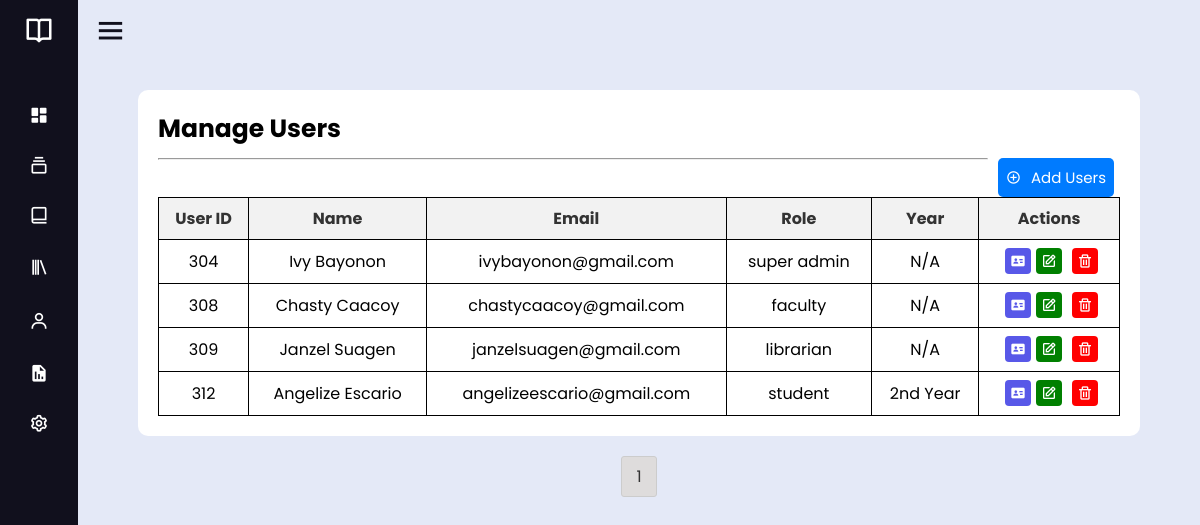
Screenshot of /admin/manage-user.php (signed in) with the database file from the repository.
### tables this page shows
CREATE TABLE `tbl_user` (
  `id` int(11) NOT NULL,
  `u_img` varchar(255) DEFAULT NULL,
  `full_name` varchar(100) DEFAULT NULL,
  `email` varchar(255) DEFAULT NULL,
  `password` varchar(255) DEFAULT NULL,
  `course_id` int(11) DEFAULT NULL,
  `year_id` int(11) DEFAULT NULL,
  `roles` enum('student','librarian','faculty','super admin') DEFAULT NULL,
  `addresss` varchar(255) DEFAULT NULL,
  `phone` varchar(20) NOT NULL
);

CREATE TABLE `tbl_years` (
  `id` int(11) NOT NULL,
  `yearsname` varchar(100) NOT NULL
);

### admin/manage-user.php (the view, shortened to what this page needs)
<?php
$servername = "localhost";
$username = "root";
$password = "";
$dbname = "lib_sys";
$conn = new mysqli($servername, $username, $password, $dbname);
$sql = "SELECT COUNT(*) as total FROM tbl_user";
$result = mysqli_query($conn, $sql);
$row = mysqli_fetch_assoc($result);
$totalRecords = $row['total'];
$recordsPerPage = 5;
$totalPages = ceil($totalRecords / $recordsPerPage);
?>
<!DOCTYPE html>
<html lang="en">
<head>
    <link rel="stylesheet" href="https://cdn.jsdelivr.net/npm/purecss@3.0.0/build/pure-min.css">
    <link rel="stylesheet" href="../css/course.css">
    <link rel="stylesheet" href="../css/course-year.css">
    <link rel="stylesheet" href="../css/pagination.css">
</head>
<body>
<?php include 'sidebar.php'; ?>
<div class="course-management">
    <?php
        $db = mysqli_connect("localhost", "root", "", "lib_sys");
    ?>
    <div class="pure-g">
        <div class="pure-u-1-5">
            <div class="title">Manage Users</div>
        </div>
        <div class="pure-u-4-5">
            <a href="insert-user.php"><button class="add-btn" style="margin-right: 6px"><i class='bx bx-plus-circle'></i> Add Users</button></a>
        </div>
    </div>
    <hr />
    <?php
        $result = mysqli_query($db, "SELECT * FROM tbl_user");
        echo '<table>';
        echo '<tr>';
        echo '<th>User ID</th>';
        echo '<th>Name</th>';
        echo '<th>Email</th>';
        echo '<th>Role</th>';
        echo '<th>Year</th>';
        echo '<th>Actions</th>';
        echo '</tr>';
        while ($row = mysqli_fetch_array($result)) {
            echo '<tr>';
            echo '<td>'.$row['id'].'</td>';
            echo '<td>'.$row['full_name'].'</td>';
            echo '<td>'.$row['email'].'</td>';
            echo '<td>'.$row['roles'].'</td>';
            echo '<td>'.mysqli_fetch_row(mysqli_query($db, "SELECT yearsname FROM tbl_years WHERE id=".$row['year_id']))[0].'</td>';
            echo '<td>';
            echo '<a href="print-card.php?id=' . $row['id'] . '"><i class="bx bxs-id-card"></i></a>';
            echo '<a href="edit-user.php?id=' . $row['id'] . '"><i class="bx bx-edit"></i></a>';
            echo '<a href="manage-user.php?delete&id=' . $row['id'] . '" onclick="return confirm(\'Are you sure you want to delete this user?\');"><i class="bx bx-trash"></i></a>';
            echo '</td>';
            echo '</tr>';
        }
        echo '</table>';
    ?>
</div>
<div class="pagination">
        <ul>
            <?php
            for ($i = 1; $i <= $totalPages; $i++) {
                echo '<li><a href="?page=' . $i . '">' . $i . '</a></li>';
            }
            ?>
        </ul>
    </div>
</body>
</html>

### admin/sidebar.php (shortened to what this page needs)
<!DOCTYPE html>
<html lang="en">
<head>
    <link rel="stylesheet" href="../css/navigation.css">
    <link href='https://unpkg.com/boxicons@2.0.7/css/boxicons.min.css' rel='stylesheet'>
</head>
<body>
    <div class="sidebar close">
        <div class="logo-details">
          <i class='bx bx-book-open'></i>
        </div>
        <ul class="nav-links">
          <li>
            <a href="./admin.php">
              <i class='bx bxs-dashboard' ></i>
            </a>
          </li>
          <li>
            <div class="iocn-link">
              <a href="#">
                <i class='bx bx-collection' ></i>
              </a>
            </div>
          </li>
          <li>
            <div class="iocn-link">
              <a href="#">
                <i class='bx bx-book-alt' ></i>
              </a>
            </div>
          </li>
          <li>
            <div class="iocn-link">
              <a href="#">
                <i class='bx bx-library' ></i>
              </a>
            </div>
          </li>
          <li>
            <a href="./manage-user.php">
              <i class='bx bx-user' ></i>
            </a>
          </li>
          <li>
            <a href="./reports.php">
              <i class='bx bxs-report'></i>
            </a>
          </li>
          <li>
            <a href="./settings.php">
              <i class='bx bx-cog' ></i>
            </a>
          </li>
    </ul>
      </div>
      <section class="home-section">
        <div class="home-content">
          <i class='bx bx-menu' ></i>
        </div>
</body>
</html>

### css/course.css (style rules this page uses)
* { font-family: 'Poppins', sans-serif; }
.course-management { background-color: #fff; border-radius: 10px; padding: 20px; margin-left: 60px; margin-right: 60px; margin-top: 30px; }
.title { font-size: 25px; margin-bottom: 10px; font-weight: bold; }
.add-btn { display: flex; float: right; align-items: center; justify-content: center; padding: 8px; font-size: 15px; border: none; border-radius: 5px; color: #fff; background-color: #007bff; transition: all 0.3s ease; cursor: pointer; margin-left: 10px; }
.add-btn i { margin-right: 10px; }

### css/course-year.css (style rules this page uses)
table { border-collapse: collapse; border: 1px solid #000; width: 100%; margin-top: 20px; }
th, td { text-align: center; padding: 8px; font-size: 16px; border: 1px solid #000; }
th { background-color: #f2f2f2; color: #333; }
.pagination { margin-top: 20px; text-align: center; }
.pagination ul { display: inline-block; padding: 0; margin: 0; }
.pagination li { display: inline; margin: 0 5px; }
.pagination a { color: #333; padding: 5px 10px; border-radius: 3px; text-decoration: none; }
.bx { border-radius: 0; }
.bx-edit { color: white; background-color: green; padding: 5px; border-radius: 4px; margin-right: 5px; margin-left: 5px; }
.bx-trash { color: white; background-color: red; padding: 5px; border-radius: 4px; margin-left: 5px; }
.bxs-id-card { color: white; background-color: rgb(88, 88, 232); padding: 5px; border-radius: 4px; margin-left: 5px; }

### css/pagination.css (style rules this page uses)
.pagination { display: flex; justify-content: center; margin-top: 20px; }
.pagination ul { list-style-type: none; margin: 0; padding: 0; display: flex; }
.pagination ul li { display: inline; margin: 0 5px; }
.pagination ul li a { display: block; padding: 7px 14px; background-color: #dedcdc; color: #333; text-decoration: none; border: 1px solid #ccc; transition: background-color 0.3s ease; }

### css/navigation.css (style rules this page uses)
* { margin: 0; padding: 0; box-sizing: border-box; font-family: 'Poppins', sans-serif; }
.sidebar { position: fixed; top: 0; left: 0; height: 100%; width: 280px; background: #11101d; z-index: 100; transition: all 0.5s ease; }
.sidebar.close { width: 78px; }
.sidebar .logo-details { height: 60px; width: 100%; display: flex; align-items: center; }
.sidebar .logo-details i { font-size: 30px; color: #fff; height: 50px; min-width: 78px; text-align: center; line-height: 50px; }
.sidebar .nav-links { height: 100%; padding: 30px 0 150px 0; overflow: auto; }
.sidebar.close .nav-links { overflow: visible; }
.sidebar .nav-links li { position: relative; list-style: none; transition: all 0.4s ease; }
.sidebar .nav-links li .iocn-link { display: flex; align-items: center; justify-content: space-between; }
.sidebar.close .nav-links li .iocn-link { display: block }
.sidebar .nav-links li i { height: 50px; min-width: 78px; text-align: center; line-height: 50px; color: #fff; font-size: 20px; cursor: pointer; transition: all 0.3s ease; }
.sidebar .nav-links li a { display: flex; align-items: center; text-decoration: none; }
.home-section { position: relative; background: #E4E9F7; height: 100vh; left: 280px; width: calc(100% - 280px); transition: all 0.5s ease; }
.sidebar.close ~ .home-section { left: 78px; width: calc(100% - 78px); }
.home-section .home-content { height: 60px; display: flex; align-items: center; }
.home-section .home-content .bx-menu, .home-section .home-content .text { color: #11101d; font-size: 35px; }
.home-section .home-content .bx-menu { margin: 0 15px; cursor: pointer; }

### rows the page displays
tbl_user: id "304", full_name "Ivy Bayonon", email "ivybayonon@gmail.com", roles "super admin", year.yearsname "N/A"
tbl_user: id "308", full_name "Chasty Caacoy", email "chastycaacoy@gmail.com", roles "faculty", year.yearsname "N/A"
tbl_user: id "309", full_name "Janzel Suagen", email "janzelsuagen@gmail.com", roles "librarian", year.yearsname "N/A"
tbl_user: id "312", full_name "Angelize Escario", email "angelizeescario@gmail.com", roles "student", year.yearsname "2nd Year"
